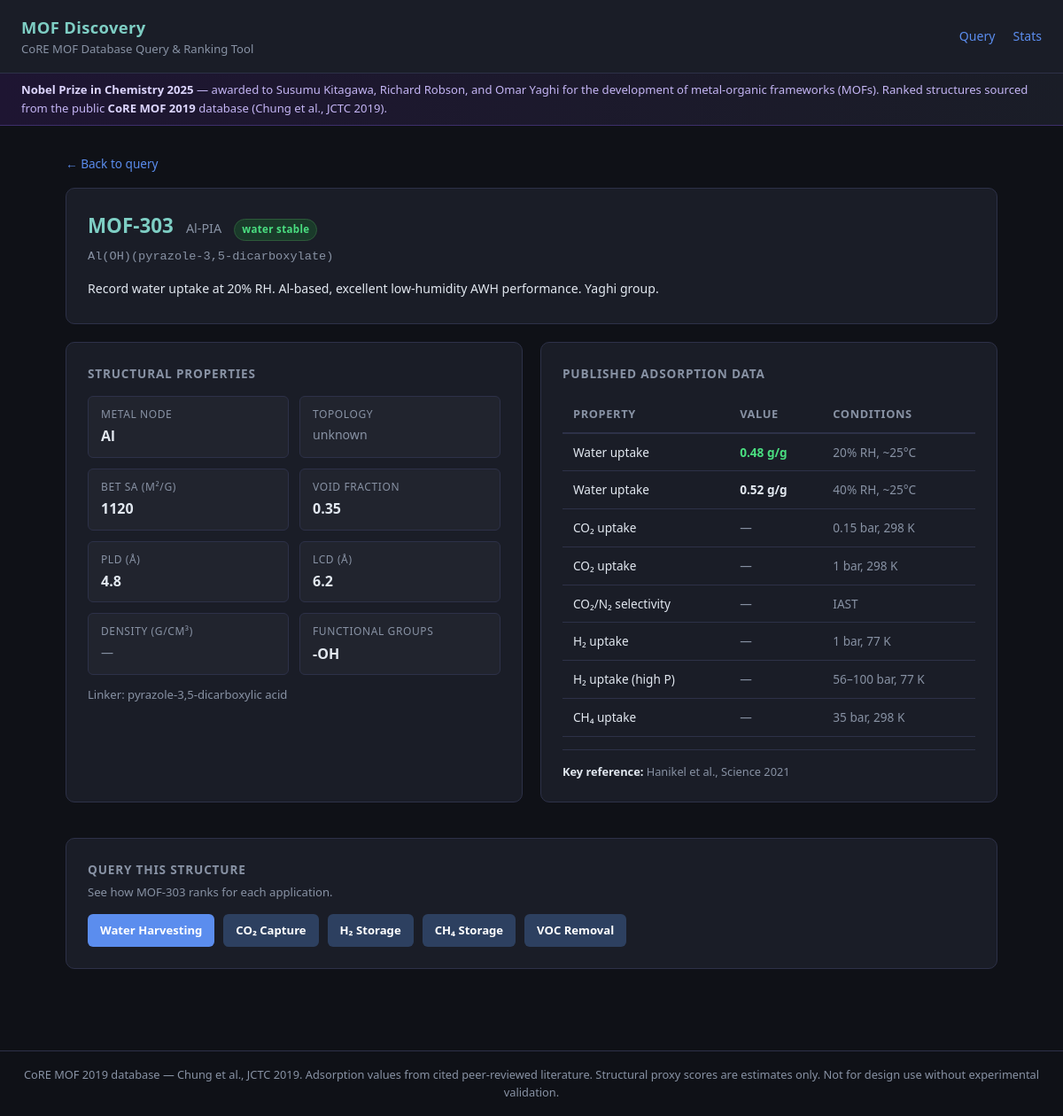
Screenshot of /mof/MOF-303 with the database file from the repository.
### models.py (models this page shows, shortened)
class Base(DeclarativeBase):
    pass

class MOFStructure(Base):
    __tablename__ = "mof_structures"
    id = Column(Integer, primary_key=True)
    name = Column(String, unique=True, nullable=False)
    common_name = Column(String)
    formula = Column(String)
    topology = Column(String)
    metal_node = Column(String)
    linker = Column(String)
    pore_limiting_diameter_A = Column(Float)    # PLD, Angstroms
    largest_cavity_diameter_A = Column(Float)   # LCD, Angstroms
    void_fraction = Column(Float)               # 0-1
    surface_area_m2_g = Column(Float)           # gravimetric BET m²/g
    surface_area_m2_cm3 = Column(Float)         # volumetric m²/cm³
    density_g_cm3 = Column(Float)
    has_open_metal_sites = Column(Boolean, default=False)
    functional_groups = Column(String)          # comma-separated: "-OH,-NH2"
    water_stability = Column(String)            # "low" | "moderate" | "high"
    water_uptake_g_g_20rh = Column(Float)       # g/g at 20% RH, ~25°C
    water_uptake_g_g_40rh = Column(Float)       # g/g at 40% RH, ~25°C
    co2_uptake_mmol_g_015bar = Column(Float)    # mmol/g at 0.15 bar, 298 K
    co2_uptake_mmol_g_1bar = Column(Float)      # mmol/g at 1 bar, 298 K
    co2_n2_selectivity = Column(Float)          # IAST CO2/N2 selectivity
    ch4_uptake_cm3_cm3_35bar = Column(Float)    # cm³(STP)/cm³ at 35 bar, 298 K
    ch4_uptake_cc_g_35bar = Column(Float)       # cm³(STP)/g at 35 bar, 298 K
    h2_uptake_wt_1bar_77k = Column(Float)       # wt% at 1 bar, 77 K
    h2_uptake_wt_100bar_77k = Column(Float)     # wt% at 100 bar, 77 K
    key_paper = Column(String)
    core_mof_id = Column(String)
    notes = Column(Text)

### main.py (the view)
@app.get("/mof/{name}", response_class=HTMLResponse)
async def mof_detail(request: Request, name: str, db: Session = Depends(get_db)):
    row = db.execute(
        select(MOFStructure).where(MOFStructure.name == name)
    ).scalar_one_or_none()
    if row is None:
        return HTMLResponse("<h2>MOF not found</h2>", status_code=404)
    return templates.TemplateResponse(request, "detail.html", {"mof": row.to_dict()})

### templates/detail.html (shortened to what this page needs)
{% extends "base.html" %}
{% block content %}
<div style="margin-bottom:16px;font-size:0.85rem;">
  <a href="/">&larr; Back to query</a>
</div>
<div class="card">
  <div style="display:flex;align-items:baseline;gap:14px;flex-wrap:wrap;margin-bottom:6px;">
    <h1 style="font-size:1.4rem;font-weight:700;color:var(--accent2);">{{ mof.name }}</h1>
    {% if mof.common_name %}
    <span style="font-size:0.9rem;color:var(--muted);">{{ mof.common_name }}</span>
    {% endif %}
    {% if mof.water_stability == 'high' %}
    <span class="badge badge-pub">water stable</span>
    {% elif mof.water_stability == 'moderate' %}
    <span class="badge badge-proxy40">moisture sensitive</span>
    {% elif mof.water_stability == 'low' %}
    <span class="badge" style="background:#2a1a1a;color:#f87171;border:1px solid #5a2a2a;">moisture unstable</span>
    {% endif %}
  </div>
  {% if mof.formula %}
  <div style="font-size:0.85rem;color:var(--muted);margin-bottom:14px;font-family:monospace;">{{ mof.formula }}</div>
  {% endif %}
  {% if mof.notes %}
  <p style="font-size:0.88rem;color:var(--text);margin-bottom:4px;">{{ mof.notes }}</p>
  {% endif %}
</div>
<div style="display:grid;grid-template-columns:1fr 1fr;gap:20px;margin-bottom:20px;">
  <div class="card">
    <h3 style="font-size:0.85rem;font-weight:700;color:var(--muted);text-transform:uppercase;letter-spacing:0.06em;margin-bottom:14px;">Structural Properties</h3>
    <div class="prop-grid" style="grid-template-columns:1fr 1fr;">
      <div class="prop-item">
        <div class="prop-label">Metal node</div>
        <div class="prop-value">{{ mof.metal_node or '—' }}</div>
      </div>
      <div class="prop-item">
        <div class="prop-label">Topology</div>
        <div class="prop-value {% if not mof.topology %}na{% endif %}">{{ mof.topology or 'unknown' }}</div>
      </div>
      <div class="prop-item">
        <div class="prop-label">BET SA (m²/g)</div>
        <div class="prop-value {% if not mof.surface_area_m2_g %}na{% endif %}">{{ (mof.surface_area_m2_g|int)|string if mof.surface_area_m2_g else '—' }}</div>
      </div>
      <div class="prop-item">
        <div class="prop-label">Void fraction</div>
        <div class="prop-value {% if not mof.void_fraction %}na{% endif %}">{{ "%.2f"|format(mof.void_fraction) if mof.void_fraction else '—' }}</div>
      </div>
      <div class="prop-item">
        <div class="prop-label">PLD (Å)</div>
        <div class="prop-value {% if not mof.pore_limiting_diameter_A %}na{% endif %}">{{ "%.1f"|format(mof.pore_limiting_diameter_A) if mof.pore_limiting_diameter_A else '—' }}</div>
      </div>
      <div class="prop-item">
        <div class="prop-label">LCD (Å)</div>
        <div class="prop-value {% if not mof.largest_cavity_diameter_A %}na{% endif %}">{{ "%.1f"|format(mof.largest_cavity_diameter_A) if mof.largest_cavity_diameter_A else '—' }}</div>
      </div>
      <div class="prop-item">
        <div class="prop-label">Density (g/cm³)</div>
        <div class="prop-value {% if not mof.density_g_cm3 %}na{% endif %}">{{ "%.2f"|format(mof.density_g_cm3) if mof.density_g_cm3 else '—' }}</div>
      </div>
      <div class="prop-item">
        <div class="prop-label">Functional groups</div>
        <div class="prop-value {% if not mof.functional_groups %}na{% endif %}">{{ mof.functional_groups or 'none' }}</div>
      </div>
    </div>
    {% if mof.linker %}
    <div style="margin-top:12px;font-size:0.82rem;color:var(--muted);">Linker: {{ mof.linker }}</div>
    {% endif %}
  </div>
  <div class="card">
    <h3 style="font-size:0.85rem;font-weight:700;color:var(--muted);text-transform:uppercase;letter-spacing:0.06em;margin-bottom:14px;">Published Adsorption Data</h3>
    <table style="font-size:0.85rem;">
      <thead>
        <tr>
          <th>Property</th>
          <th>Value</th>
          <th>Conditions</th>
        </tr>
      </thead>
      <tbody>
        <tr>
          <td>Water uptake</td>
          <td>{% if mof.water_uptake_g_g_20rh %}<strong style="color:var(--green);">{{ "%.2f"|format(mof.water_uptake_g_g_20rh) }} g/g</strong>{% else %}<span style="color:var(--muted);">—</span>{% endif %}</td>
          <td style="color:var(--muted);">20% RH, ~25°C</td>
        </tr>
        <tr>
          <td>Water uptake</td>
          <td>{% if mof.water_uptake_g_g_40rh %}<strong>{{ "%.2f"|format(mof.water_uptake_g_g_40rh) }} g/g</strong>{% else %}<span style="color:var(--muted);">—</span>{% endif %}</td>
          <td style="color:var(--muted);">40% RH, ~25°C</td>
        </tr>
        <tr>
          <td>CO₂ uptake</td>
          <td>{% if mof.co2_uptake_mmol_g_015bar %}<strong style="color:var(--green);">{{ "%.1f"|format(mof.co2_uptake_mmol_g_015bar) }} mmol/g</strong>{% else %}<span style="color:var(--muted);">—</span>{% endif %}</td>
          <td style="color:var(--muted);">0.15 bar, 298 K</td>
        </tr>
        <tr>
          <td>CO₂ uptake</td>
          <td>{% if mof.co2_uptake_mmol_g_1bar %}<strong>{{ "%.1f"|format(mof.co2_uptake_mmol_g_1bar) }} mmol/g</strong>{% else %}<span style="color:var(--muted);">—</span>{% endif %}</td>
          <td style="color:var(--muted);">1 bar, 298 K</td>
        </tr>
        <tr>
          <td>CO₂/N₂ selectivity</td>
          <td>{% if mof.co2_n2_selectivity %}<strong>{{ mof.co2_n2_selectivity|int }}</strong>{% else %}<span style="color:var(--muted);">—</span>{% endif %}</td>
          <td style="color:var(--muted);">IAST</td>
        </tr>
        <tr>
          <td>H₂ uptake</td>
          <td>{% if mof.h2_uptake_wt_1bar_77k %}<strong style="color:var(--green);">{{ "%.2f"|format(mof.h2_uptake_wt_1bar_77k) }} wt%</strong>{% else %}<span style="color:var(--muted);">—</span>{% endif %}</td>
          <td style="color:var(--muted);">1 bar, 77 K</td>
        </tr>
        <tr>
          <td>H₂ uptake (high P)</td>
          <td>{% if mof.h2_uptake_wt_100bar_77k %}<strong>{{ "%.2f"|format(mof.h2_uptake_wt_100bar_77k) }} wt%</strong>{% else %}<span style="color:var(--muted);">—</span>{% endif %}</td>
          <td style="color:var(--muted);">56–100 bar, 77 K</td>
        </tr>
        <tr>
          <td>CH₄ uptake</td>
          <td>{% if mof.ch4_uptake_cm3_cm3_35bar %}<strong style="color:var(--green);">{{ mof.ch4_uptake_cm3_cm3_35bar|int }} cm³/cm³</strong>{% else %}<span style="color:var(--muted);">—</span>{% endif %}</td>
          <td style="color:var(--muted);">35 bar, 298 K</td>
        </tr>
      </tbody>
    </table>
    {% if mof.key_paper %}
    <div style="margin-top:14px;padding-top:14px;border-top:1px solid var(--border);font-size:0.8rem;color:var(--muted);">
      <strong style="color:var(--text);">Key reference:</strong> {{ mof.key_paper }}
    </div>
    {% endif %}
  </div>
</div>
<div class="card">
  <h3 style="font-size:0.85rem;font-weight:700;color:var(--muted);text-transform:uppercase;letter-spacing:0.06em;margin-bottom:4px;">Query This Structure</h3>
  <p style="font-size:0.82rem;color:var(--muted);margin-bottom:14px;">See how {{ mof.name }} ranks for each application.</p>
  <div style="display:flex;gap:10px;flex-wrap:wrap;">
    <a class="btn" style="font-size:0.82rem;padding:8px 14px;" href="/?use_case=water_harvesting&top_k=10">Water Harvesting</a>
    <a class="btn" style="font-size:0.82rem;padding:8px 14px;background:#2d4060;" href="/?use_case=co2_capture&top_k=10">CO₂ Capture</a>
    <a class="btn" style="font-size:0.82rem;padding:8px 14px;background:#2d4060;" href="/?use_case=h2_storage&top_k=10">H₂ Storage</a>
    <a class="btn" style="font-size:0.82rem;padding:8px 14px;background:#2d4060;" href="/?use_case=ch4_storage&top_k=10">CH₄ Storage</a>
    <a class="btn" style="font-size:0.82rem;padding:8px 14px;background:#2d4060;" href="/?use_case=voc_removal&top_k=10">VOC Removal</a>
  </div>
</div>
{% endblock %}

### templates/base.html (style rules this page uses)
:root { --bg: #0f1117; --surface: #1a1d27; --border: #2d3148; --accent: #5b8dee; --accent2: #7ecec4; --text: #e2e8f0; --muted: #8892a4; --green: #4ade80; --yellow: #facc15; --red: #f87171; }
* { box-sizing: border-box; margin: 0; padding: 0; }
body { background: var(--bg); color: var(--text); font-family: 'Segoe UI', system-ui, sans-serif; font-size: 15px; line-height: 1.6; }
a { color: var(--accent); text-decoration: none; }
.card { background: var(--surface); border: 1px solid var(--border); border-radius: 10px; padding: 24px; margin-bottom: 20px; }
.badge { display: inline-block; font-size: 0.72rem; padding: 2px 8px; border-radius: 99px; font-weight: 600; letter-spacing: 0.03em; }
.badge-pub { background: #1a3a2a; color: #4ade80; border: 1px solid #2d5a3a; }
table { width: 100%; border-collapse: collapse; font-size: 0.88rem; }
th { text-align: left; padding: 10px 12px; color: var(--muted); font-weight: 600; border-bottom: 2px solid var(--border); font-size: 0.8rem; text-transform: uppercase; letter-spacing: 0.05em; }
td { padding: 10px 12px; border-bottom: 1px solid var(--border); vertical-align: top; }
.prop-grid { display: grid; grid-template-columns: repeat(auto-fill, minmax(200px, 1fr)); gap: 12px; }
.prop-item { background: rgba(255,255,255,0.03); border: 1px solid var(--border); border-radius: 6px; padding: 10px 14px; }
.prop-label { font-size: 0.75rem; color: var(--muted); text-transform: uppercase; letter-spacing: 0.05em; margin-bottom: 3px; }
.prop-value { font-size: 1rem; font-weight: 600; }
.prop-value.na { color: var(--muted); font-weight: 400; font-size: 0.88rem; }
.btn { display: inline-block; background: var(--accent); color: #fff; padding: 10px 22px; border-radius: 6px; font-weight: 600; border: none; cursor: pointer; font-size: 0.92rem; transition: background 0.15s; }

### rows the page displays
MOFStructure: name "MOF-303", common_name "Al-PIA", formula "Al(OH)(pyrazole-3,5-dicarboxylate)", notes "Record water uptake at 20% RH. Al-based, excellent low-humidity AWH performance. Yaghi group.", metal_node "Al", surface_area_m2_g "1120", void_fraction "0.35", pore_limiting_diameter_A "4.8", largest_cavity_diameter_A "6.2", functional_groups "-OH", linker "pyrazole-3,5-dicarboxylic acid", water_uptake_g_g_20rh "0.48", water_uptake_g_g_40rh "0.52", key_paper "Hanikel et al., Science 2021"

### other values shown
{{ mof.topology or 'unknown' }} "unknown"
{{ "%.2f"|format(mof.density_g_cm3) if mof.density_g_cm3 else '—' }} "—"
